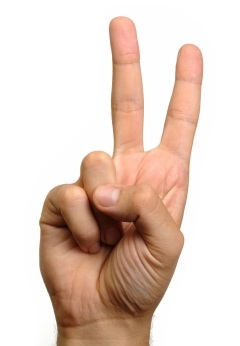
%> input picture fingertipdetect/two.jpg, 240 x 346 px
$ octave cm.m   (GNU Octave 9; MATLAB toolbox functions it lacks are replaced by stand-ins)
%> lines starting %> are read from the running program, lines starting %| are printed output that depends on the picture; in (x1, y1, x2, y2) boxes, pixels count from 0 and x2, y2 are one past the last pixel; in counts of white or black regions, pixels touching at a corner belong together; the program's own positions count from 1
clc;
clear all;
close all;
A = imread('C:\Users\ECEDELL07\Desktop\workshop\finger tip detection\two.jpg'); %reading the image
%> A is the input picture: size 346x240x3 uint8; mean R, G, B 229.1, 209.3, 198.5
B = rgb2gray(A);                                 %converting to gray image
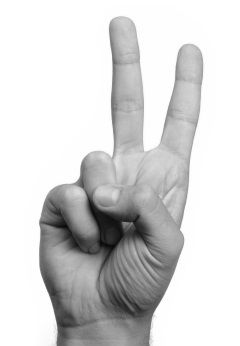
%> B: size 346x240 uint8; min 8, max 255, mean 214
C = max(max(B))-B;
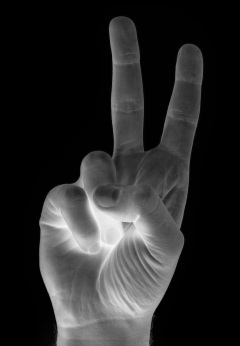
%> C: size 346x240 uint8; min 0, max 247, mean 41
[M,N] = size(B);
%> M = 346; N = 240
for i = 1:M
    for j = 1:N
        if C(i,j)>=20
            C(i,j) = 255;
        else
            C(i,j) = 0;
        end
    end
end
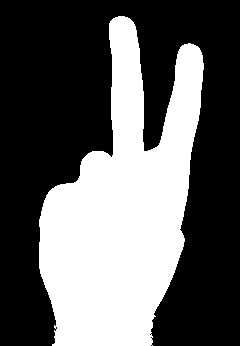
%> C: size 346x240 uint8; 37.7% white; 1 white region, box (x1, y1, x2, y2) and area: (39, 16, 204, 346) 31311
imshow(C,[]);
se = strel('disk',5);
D = imdilate(C,se);
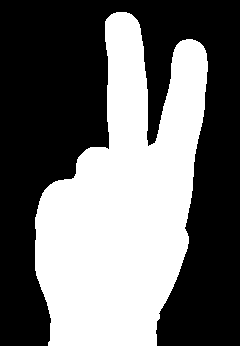
%> D: size 346x240 uint8; 42.8% white; 1 white region, box (x1, y1, x2, y2) and area: (35, 12, 208, 346) 35562
imshow(D,[]);
cen = regionprops(D,'centroid');
%> cen = 255 regions; first 5, Centroid: [0 0], [0 0], [0 0], [0 0], [0 0]
bou = bwboundaries(D);
%> bou = 1 boundary; box (x1, y1, x2, y2) and points: (35, 12, 208, 346) 1061
for k = 1:length(bou)
    boundary = bou{k};
end
%> this loop made 1 pass
centroids = cat(1, cen.Centroid);
%> centroids = 255 rows, first 12: [0 0; 0 0; 0 0; 0 0; 0 0; 0 0; 0 0; 0 0; 0 0; 0 0; 0 0; 0 0]
centroids = centroids(255,:);
%> centroids = [124.2 204.6]
 centroids(1,1) = centroids(1,1);
 bou = cat(1,bou);
%> bou = 1 item
hold on,
plot(centroids(:,1),centroids(:,2), 'b*')
centroids(2)=centroids(2)+70;
plot(boundary(:,2),boundary(:,1),'r');
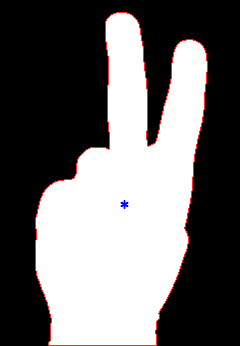
%> figure redrawn from the program's plot data
hold off,
for i =1:length(boundary(:,1))
    ff(i) = sqrt(((boundary(i,2)-centroids(1,1))^2)+((boundary(i,1)-centroids(1,2))^2));
end
%> after the loop, ff = 1061 values, max 261.7 at index 248, min 49.65 at index 775, mean 142.3
figure,

 %% applying average filter
b = (1/20)*ones(1,20);
a=1;
BB = filtfilt(b,a,ff);
%> BB = 1061 values, max 260.1 at index 253, min 50.53 at index 776, mean 142.3
plot(BB);

%% finding the peak values
[pk,lo] = findpeaks(BB,'MinPeakHeight',90 );
%> pk = [114.2 260.1 242.2 98.66]; lo = [33 253 516 932]
hold on,
%stem(lo(1,(1:end-1)),pk(1,(1:end-1)));
stem(lo(1,1:end-1),pk(1,1:end-1));
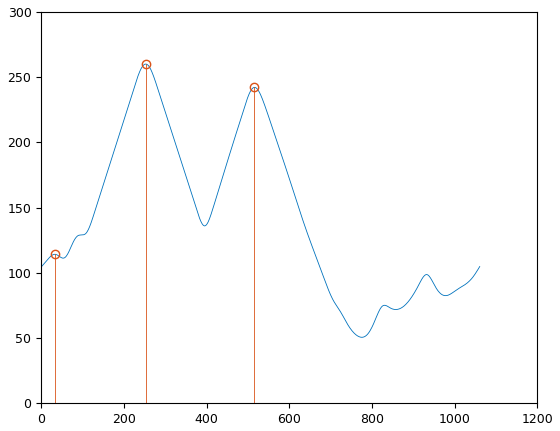
%> figure redrawn from the program's plot data; curve peaks at x = 253, y = 260.1
hold off,
figure,
imshow(D,[]);
hold on,

%% locating the tips on the image
for i = 1:length(lo)-1
plot(boundary(lo(i),2),boundary(lo(i),1),'r*');
if i<=length(lo)-2
  line([boundary(lo(i),2) boundary(lo(i+1),2)],[boundary(lo(i),1) boundary(lo(i+1),1)]);
end
end
%> this loop made 3 passes
plot(centroids(:,1),centroids(:,2), 'b*');
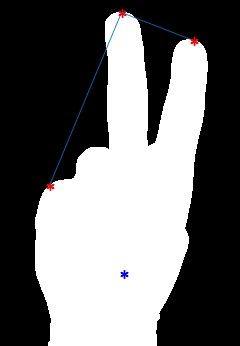
%> figure redrawn from the program's plot data

$ run again, with fingertipdetect/five.jpg copied over fingertipdetect/two.jpg
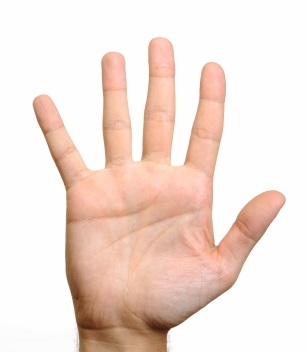
%> input picture fingertipdetect/five.jpg, 307 x 352 px
%> A is the input picture: size 352x307x3 uint8; mean R, G, B 242.1, 223.8, 215.2
%> after the loop `for i = 1:M`:
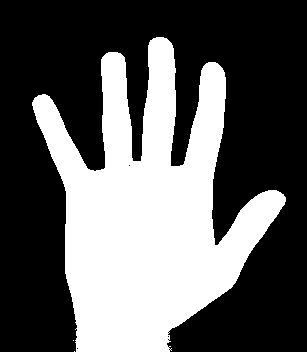
%> C: size 352x307 uint8; 37.2% white; 3 white regions (2 under 20 px), largest, box (x1, y1, x2, y2) and area: (32, 37, 286, 352) 40239
%> D: size 352x307 uint8; 43.3% white; 1 white region, box (x1, y1, x2, y2) and area: (28, 33, 290, 352) 46761
%> cen = 255 regions; first 5, Centroid: [0 0], [0 0], [0 0], [0 0], [0 0]
%> `bou = bwboundaries(D);`: bou = 1 boundary; box (x1, y1, x2, y2) and points: (28, 33, 290, 352) 1528
%> the loop `for k = 1:length(bou)` made 1 pass
%> `centroids = cat(1, cen.Centroid);`: centroids = 255 rows, first 12: [0 0; 0 0; 0 0; 0 0; 0 0; 0 0; 0 0; 0 0; 0 0; 0 0; 0 0; 0 0]
%> `centroids = centroids(255,:);`: centroids = [149.5 206]
%> `bou = cat(1,bou);`: bou = 1 item
%> after the loop `for i =1:length(boundary(:,1))`: ff = 1528 values, max 242.6 at index 486, min 61.5 at index 1152, mean 147.6
%> BB = 1528 values, max 240.8 at index 481, min 62.69 at index 1141, mean 147.6
%> pk = [213.3 228.6 240.8 224.7 158.7 104.6]; lo = [9 230 481 735 995 1277]
%> the loop `for i = 1:length(lo)-1` made 5 passes
%> `plot(centroids(:,1),centroids(:,2), 'b*');`:
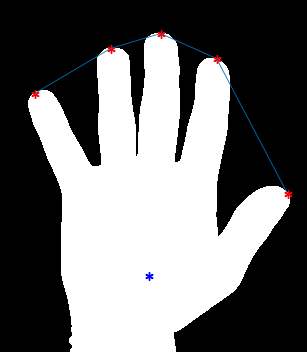
%> figure redrawn from the program's plot data

$ run again, with fingertipdetect/four.jpg copied over fingertipdetect/two.jpg
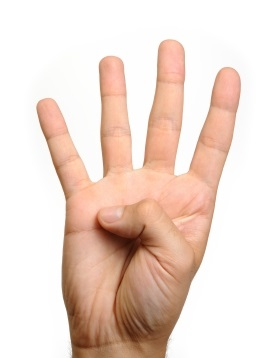
%> input picture fingertipdetect/four.jpg, 262 x 358 px
%> A is the input picture: size 358x262x3 uint8; mean R, G, B 236.7, 216.3, 205.5
%> after the loop `for i = 1:M`:
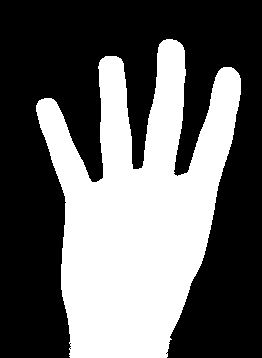
%> C: size 358x262 uint8; 39.5% white; 1 white region, box (x1, y1, x2, y2) and area: (36, 39, 241, 358) 37019
%> D: size 358x262 uint8; 45.8% white; 1 white region, box (x1, y1, x2, y2) and area: (32, 35, 245, 358) 42912
%> cen = 255 regions; first 5, Centroid: [0 0], [0 0], [0 0], [0 0], [0 0]
%> `bou = bwboundaries(D);`: bou = 1 boundary; box (x1, y1, x2, y2) and points: (32, 35, 245, 358) 1424
%> the loop `for k = 1:length(bou)` made 1 pass
%> `centroids = cat(1, cen.Centroid);`: centroids = 255 rows, first 12: [0 0; 0 0; 0 0; 0 0; 0 0; 0 0; 0 0; 0 0; 0 0; 0 0; 0 0; 0 0]
%> `centroids = centroids(255,:);`: centroids = [138.7 204.2]
%> `bou = cat(1,bou);`: bou = 1 item
%> after the loop `for i =1:length(boundary(:,1))`: ff = 1424 values, max 241 at index 507, min 57.25 at index 995, mean 145.2
%> BB = 1424 values, max 239 at index 505, min 58.42 at index 1000, mean 145.2
%> pk = [201.4 221.9 239 228.1 106.4]; lo = [9 242 505 769 1169]
%> the loop `for i = 1:length(lo)-1` made 4 passes
%> `plot(centroids(:,1),centroids(:,2), 'b*');`:
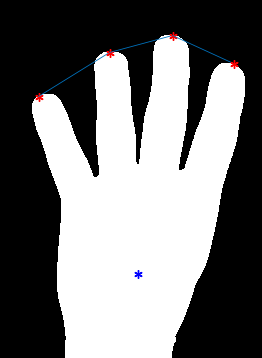
%> figure redrawn from the program's plot data

$ run again, with fingertipdetect/one.jpg copied over fingertipdetect/two.jpg
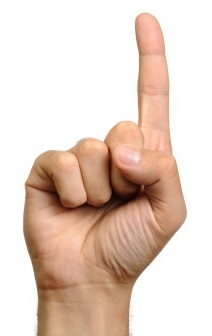
%> input picture fingertipdetect/one.jpg, 212 x 336 px
%> A is the input picture: size 336x212x3 uint8; mean R, G, B 229.5, 209.7, 197.9
%> D: size 336x212 uint8; 45.9% white; 1 white region, box (x1, y1, x2, y2) and area: (19, 8, 191, 336) 32711
%> cen = 255 regions; first 5, Centroid: [0 0], [0 0], [0 0], [0 0], [0 0]
%> `bou = bwboundaries(D);`: bou = 1 boundary; box (x1, y1, x2, y2) and points: (19, 8, 191, 336) 840
%> the loop `for k = 1:length(bou)` made 1 pass
%> `centroids = cat(1, cen.Centroid);`: centroids = 255 rows, first 12: [0 0; 0 0; 0 0; 0 0; 0 0; 0 0; 0 0; 0 0; 0 0; 0 0; 0 0; 0 0]
%> `centroids = centroids(255,:);`: centroids = [106.9 205.8]
%> `bou = cat(1,bou);`: bou = 1 item
%> after the loop `for i =1:length(boundary(:,1))`: ff = 840 values, max 270.1 at index 276, min 33.24 at index 561, mean 132.9
%> BB = 840 values, max 267.8 at index 275, min 35.72 at index 560, mean 132.9
%> pk = [140.8 267.8 91.83]; lo = [62 275 713]
%> the loop `for i = 1:length(lo)-1` made 2 passes
%> `plot(centroids(:,1),centroids(:,2), 'b*');`:
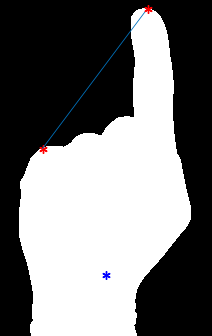
%> figure redrawn from the program's plot data
